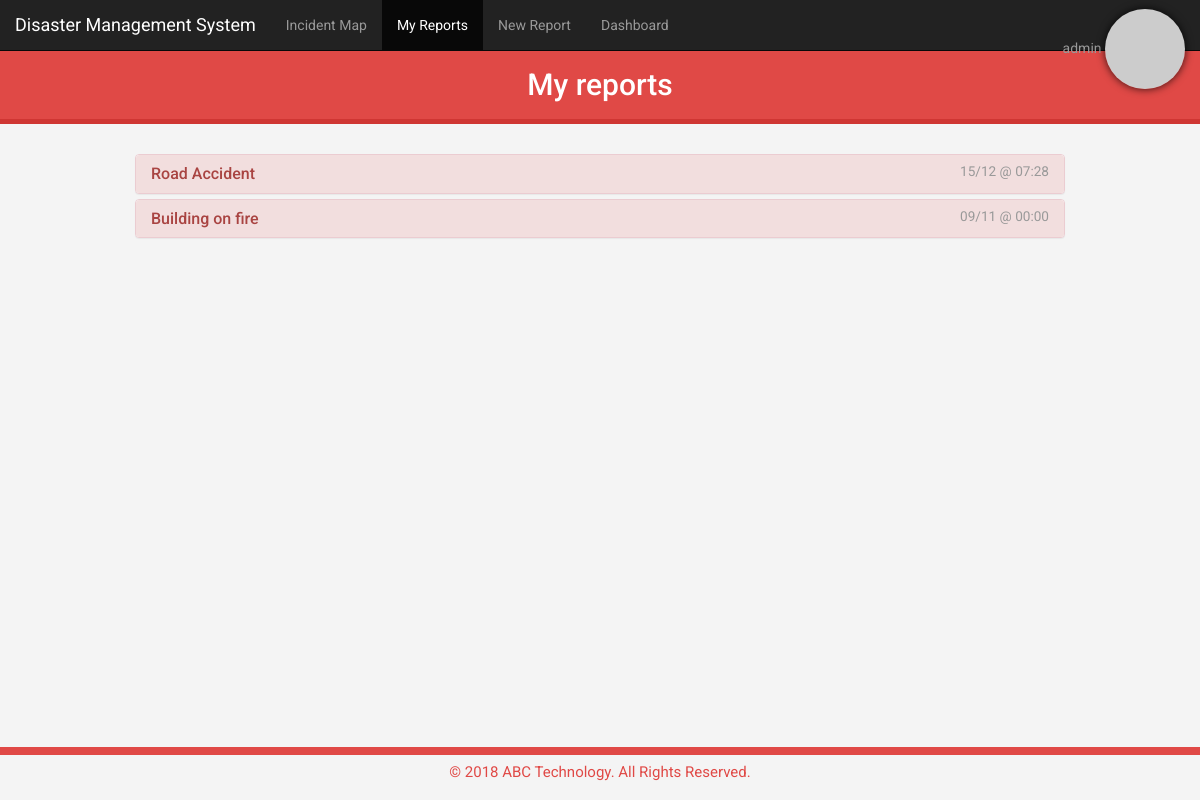
Page /myreports.php (signed in) on the committed database.
### tables this page shows
CREATE TABLE IF NOT EXISTS `web_report_details` (
  `report_id` int(10) NOT NULL,
  `title` varchar(40) NOT NULL,
  `description` text NOT NULL,
  `latitude` decimal(17,14) NOT NULL,
  `longitude` decimal(17,14) NOT NULL,
  `category_id` int(10) NOT NULL,
  UNIQUE KEY `report_id` (`report_id`),
  KEY `category_id` (`category_id`)
);

CREATE TABLE IF NOT EXISTS `web_reports` (
  `id` int(10) NOT NULL AUTO_INCREMENT,
  `time_submitted` datetime NOT NULL,
  `time_closed` datetime NOT NULL,
  `status` enum('Closed','Open','Submited','') NOT NULL,
  `submitter_id` int(11),
  `closer_id` int(11) NOT NULL,
  `comment` text NOT NULL,
  PRIMARY KEY (`id`),
  KEY `submitted_id` (`submitter_id`),
  KEY `closer_id` (`closer_id`)
);

### views/myreports.php (the view, shortened to what this page needs)
<?php include('_header.php'); ?>
    <header>
        <nav class="navbar navbar-inverse navbar-fixed-top" role="navigation">
        <div class="container-fluid">
            <div class="navbar-header">
            <a class="navbar-brand" href="#">Disaster Management System</a>
            </div>
            <div class="collapse navbar-collapse" id="main-nav">
            <ul class="nav navbar-nav navbar-left">
                <li><a href="index.php">Incident Map</a></li>
                <li class="active"><a href="myreports.php">My Reports</a></li>
                <li><a href="newreport.php">New Report</a></li>
<?php if ($login->isUserAdmin() == true) {
    echo '<li><a href="dashboard.php">Dashboard</a></li>';
}?>
            </ul>
            <ul class="nav navbar-nav navbar-right">
                <li class="dropdown">
                <a href="#" class="navbar-brand dropdown-toggle user-img" data-toggle="dropdown"><?php echo $_SESSION['user_name'] . " " . $login->user_gravatar_image_tag?></a>
                </li>
            </ul>
            </div>
        </div>
        </nav>
    </header>
    <h2 class="coloured-banner1 text-center">My reports</h2>
    <div class="container">
        <div id="accordion" class="panel-group">
<?php
    require_once('config/connect.php');
    $stmt = $pdo->prepare("SELECT * FROM web_reports INNER JOIN web_report_details on web_reports.id=web_report_details.report_id WHERE submitter_id=:sid ORDER BY time_submitted DESC");
    $stmt->bindParam(':sid', $_SESSION['user_id']);
    if ($stmt->execute()) {
        while ($row = $stmt->fetch()) {
            $reportClosed = $row["status"] == 'Closed';
            $submitDate = date('d/n @ H:i', strtotime($row["time_submitted"]));
?>
    <article class="report panel panel-<?php if($reportClosed){echo "success";}else if($row["status"] == 'Submited'){echo "warning";}else{echo "danger";} ?>" id="report-<?php echo $row['id']; ?>">
        <div class="panel-heading" data-toggle="collapse" data-target="#report-<?php echo $row['id']; ?>-content" data-parent="#accordion">
        <h3 class="panel-title"><?php echo $row['title']; ?> <span class="small pull-right"><?php echo $submitDate; ?></span></h3>
        </div>
    </article>
<?php
        }
    }
?>
        </div>
	</div>
    <div class="page-footer page-footer-red">
        <p>© 2018 ABC Technology. All Rights Reserved.</p>
    </div>
  </body>
</html>

### views/css/styles.css (style rules this page uses)
html { position: relative; min-height: 100%; }
body { padding-top: 50px; padding-bottom: 60px; font-family: 'Roboto', 'sans-serif'; height: 100%; background-color: #f4f4f4; }
.coloured-banner1 { margin-top: 0px; margin-bottom: 30px; padding: 0.6em; background-color: #E04946; border-bottom: 5px solid #CF3633; color: #ffffff; }
.navbar .user-img { padding-top: 9px; font-size: 14px; }
.report .panel-heading { cursor: pointer; }
.report .panel-heading .small { font-size: 85%; }
body { margin-bottom: 330px; }
.page-footer { position: absolute; bottom: 0; width: 100%; border-top: 8px solid; line-height: 35px; font-size: 15px; text-align: center; border-color: #222222; color: #222; }
.page-footer-red { border-color: #E04946; color: #E04946; }
.container { width: 80%; margin: auto; overflow: hidden; }
ul { margin: 0; padding: 0; }

### views/css/lightbox.css (style rules this page uses)
body:after { content: url(../img/close.png) url(../img/loading.gif) url(../img/prev.png) url(../img/next.png); display: none; }

### rows in the picture
web_report_details: title "Road Accident", report_id.time_submitted "15/12 @ 07:28"
web_report_details: title "Building on fire", report_id.time_submitted "09/11 @ 00:00"

### other values in the picture
$_SESSION['user_name'] "admin"
